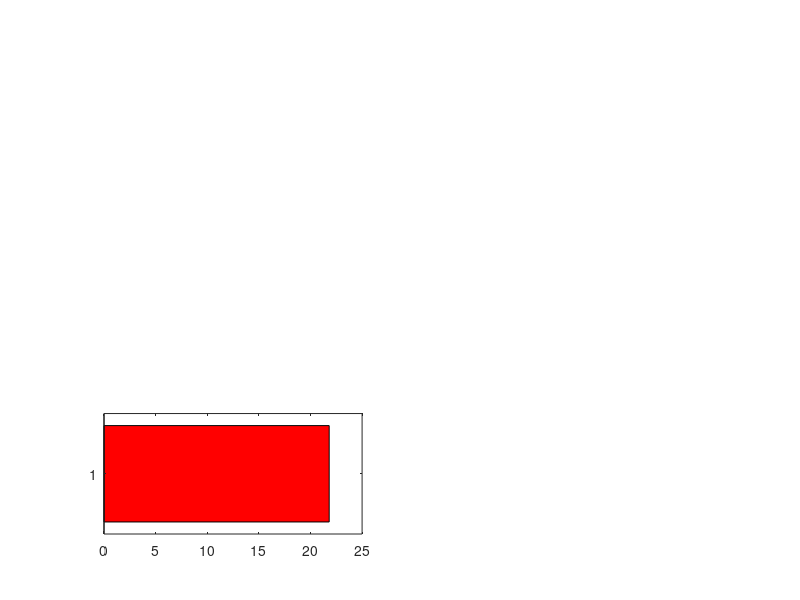

Source code (MATLAB): (Note: this script raises an error after producing the figure.)

% This code plots the shift in the SN points in the perturbed models
% relative to the unperturbed models. The SN points for the perturbed
% models are stored in 'param_ThrePert_SA0SB0_25pc_OR.mat' and the SN
% points for the unperturbed models are stored in
% 'param_RandSA0SB0_OR.mat'.

clear
clc

load param_ThrePert_SA0SB0_25pc_OR.mat
load param_RandSA0SB0_OR.mat

SNB_OG = SNB(nrr,:);    % SN points for unperturbed models

%%%%%%%%%%%%%%%%%%%%%%%%%%%%%%%%%%%%%%%%%%%%%%%%%%%%%%%%%%%%%%%%%%%%%%%%%%%
% Analysis of the SN points for the direct perturbations

diff_OG_dir = SNB_OG-SNB_SB0ltSA0;

pc_moved_dir = diff_OG_dir.*100./SNB_OG;

avg_pc_moved_dir = mean(pc_moved_dir);


std_err_dir = std(pc_moved_dir) ./ sqrt(size(pc_moved_dir, 1));

custom_colors = ['r', 'g', 'b','yellow'];

figure(2)
subplot(3,2,5)
bar(avg_pc_moved_dir, 'FaceColor', 'flat');

for i = 1:numel(avg_pc_moved_dir)
    c = custom_colors(i);
    barh(i, avg_pc_moved_dir(i), 'FaceColor', c);
    hold on;
    errorbar(avg_pc_moved_dir(i), i, std_err_dir(i), 'horizontal', 'Color', 'k');
end

hold off;


% Reverse the x-axis
set(gca, 'XDir', 'reverse');

%%%%%%%%%%%%%%%%%%%%%%%%%%%%%%%%%%%%%%%%%%%%%%%%%%%%%%%%%%%%%%%%%%%%%%%%%%%
% Analysis of the SN points for the indirect perturbations

diff_OG_ind = SNB_OG-SNB_SA0ltSB0;

pc_moved_ind = diff_OG_ind.*100./SNB_OG;

avg_pc_moved_ind = mean(pc_moved_ind);


std_err_ind = std(pc_moved_ind) ./ sqrt(size(pc_moved_ind, 1));

subplot(3,2,6)
bar(avg_pc_moved_ind, 'FaceColor', 'flat');

for i = 1:numel(avg_pc_moved_ind)
    c = custom_colors(i);
    barh(i, avg_pc_moved_ind(i), 'FaceColor', c);
    hold on;
    errorbar(avg_pc_moved_ind(i), i, std_err_ind(i), 'horizontal', 'Color', 'k');
end

hold off;

% Reverse the x-axis
set(gca, 'XDir', 'reverse');
